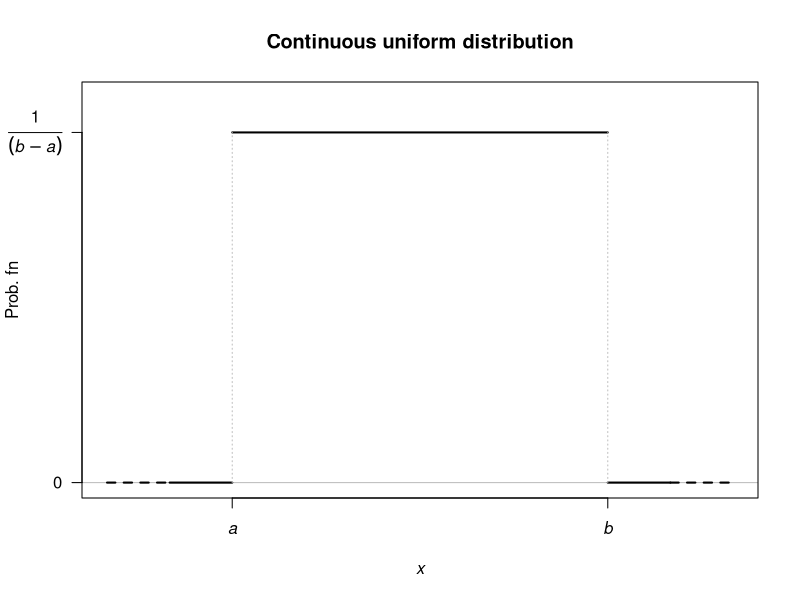
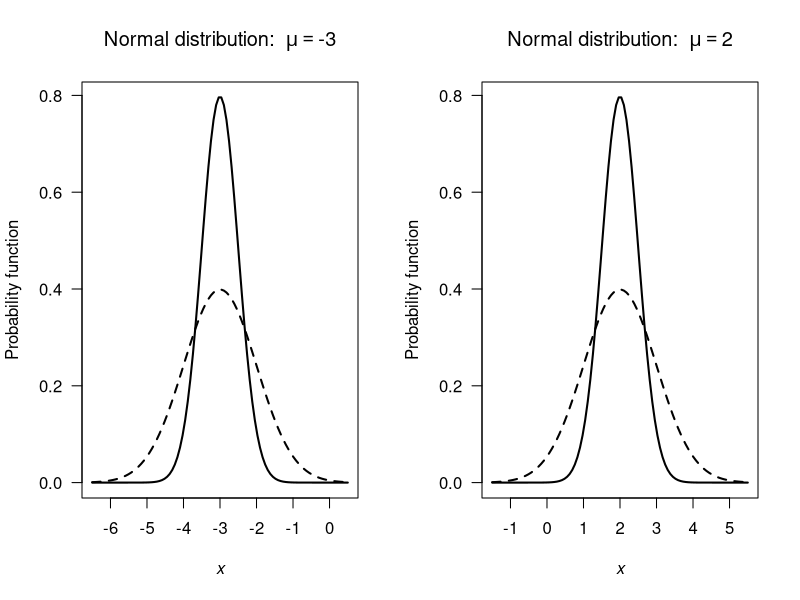
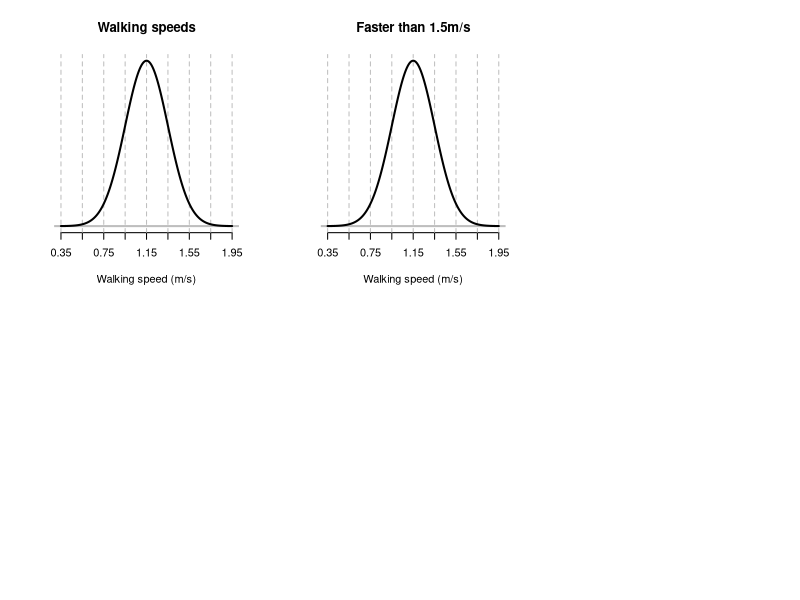

Generate these figures, in order, with R: (Note: this script raises an error after producing the figures.)
## ---- chunk 1
plot( x = c(1, 7),
      y = c(0, 1),
      type = "n",
      ylim = c(0, 1.1),
      xlim = c(-1, 9),
      xlab = expression(italic(x)),
      ylab = "Prob. fn",
      axes = FALSE,
      main = "Continuous uniform distribution")
abline(h = 0,
       col = "grey")
lines(x = c(0, 1),
      y = c(0, 0),
      lwd = 2)
lines(x = c(-1, 0),
      y = c(0, 0),
      lwd = 2,
      lty = 2)
lines(x = c(7, 8),
      y = c(0, 0),
      lwd = 2)
lines(x = c(8, 9),
      y = c(0, 0),
      lwd = 2,
      lty = 2)

axis(side = 1,
     at = c(1, 7),
     labels = c(expression(italic(a)), 
                expression(italic(b)) ) )
axis(side = 2,
     at = c(0, 1),
     label = c(0,
               expression(frac(1, (italic(b) - italic(a))) ) ),
     las = 1)
box()

lines( x = c(1, 7),
       y = c(1, 1),
       lwd = 2)
lines( x = c(1, 1),
       y = c(0, 1),
       col = "grey",
       lty = 3)
lines( x = c(7, 7),
       y = c(0, 1),
       col = "grey",
       lty = 3)
## ---- chunk 2
punif(-0.5, -2, 2) + 
  1 - punif(0.5, -2, 2)
## ---- chunk 3

par(mfrow = c(1, 2))

z <- seq(-3.5, 3.5,
         length = 100)

mu <- c(-3, 2)
sigma <- c(0.5, 1)

for (i in (1:2)){
   x <- mu[i] + z * max(sigma)
   muvalue <- mu[i]
   plot( x,
         dnorm(x, 
               mean = mu[i], 
               sd = sigma[1]),
         type = "l",
         xlab = expression(italic(x)),
         ylab = "Probability function",
         lwd = 2,
         las = 1,
         main = bquote("Normal distribution: " ~ mu == .(muvalue))
         )
   lines( x,
         dnorm(x, 
               mean = mu[i], 
               sd = sigma[2]),
         lty = 2,
         lwd = 2)
   
}
## ---- chunk 4
# Part 1
1 - pnorm(1.5, mean = 1.15, sd = 0.2)

# Part 2
pnorm(1, mean = 1.15, sd = 0.2)

# Part 3
pnorm(1.5, mean = 1.15, sd = 0.2) - 
   pnorm(1, mean = 1.15, sd = 0.2)

# Part 4
qnorm(0.15, mean= 1.15, sd = 0.2)

# Part 5
qnorm(0.95, mean = 1.15, sd = 0.2)
## ---- chunk 5
plotWalking <- function(){
  mu <- 1.15
  sigma <- 0.2
  zseq <- seq(-4, 4,
              length = 500)
  yy <- dnorm(zseq)
  
  xx <- mu + sigma*zseq
  
  z <- seq(-4, 4, 
           by = 1)
  plot(yy ~ xx,
       type = "n",
       las = 1,
       axes = FALSE,
       xlab = "Walking speed (m/s)",
       ylab = "")
  axis(side = 1,
       at = mu + z * sigma)
  abline(h = 0,
         lwd = 2,
         col = "grey")
  abline(v =  mu + z * sigma,
         lwd = 1,
         lty = 2,
         col = "grey")
  lines(yy ~ xx,
       lwd = 2)
  
  return(list( x = xx, 
               y = yy) )
}


par( mfrow = c(2, 3) )
out <- plotWalking()
title(main = "Walking speeds")

out <- plotWalking()
title(main = "Faster than 1.5m/s")
shadeNormal(out$x, 
            out$y,
            lo = 1.5, 
            hi = 10,
            col = plotColour1)

out <- plotWalking()
title(main = "Slower than 1.0m/s")
shadeNormal(out$x, 
            out$y,
            lo = -100, 
            hi = 1,
            col = plotColour1)

out <- plotWalking()
title(main = "Between 1.0m/s and 1.5m/s")
shadeNormal(out$x, 
            out$y,
            lo = 1, 
            hi = 1.5,
            col = plotColour1)

out <- plotWalking()
title(main = "Slowest 15%")
shadeNormal(out$x, 
            out$y,
            hi = qnorm(0.15, mean= 1.15, sd = 0.2),
            lo = -100, 
            col = plotColour1)

out <- plotWalking()
title(main = "Quickest 5%")
shadeNormal(out$x, 
            out$y,
            hi = 100, 
            lo = qnorm(0.90, mean= 1.15, sd = 0.2),
            col = plotColour1)

## ---- chunk 6
qnorm(0.25, # Top 75% = bottom 25% 
      mean = 500,
      sd = 100)
## ---- chunk 7
# Exact
ExactP <- sum( dbinom(x = 35:100,
                      size = 100,
                      prob = 0.30))
ExactP2 <- 1 - pbinom(34, 
                      size = 100,
                      prob = 0.30)
# Normal approx
NormalP <- 1 - pnorm(35, 
                     mean = 30,
                     sd = sqrt(21))
# Normal approx with continuity correction
ContCorrP <- 1 - pnorm(34.5, 
                       mean = 30,
                       sd = sqrt(21))
cat("Exact:" = round(ExactP, 6), "\n") # \n means "new line" 
cat("Exact (alt):" = round(ExactP2, 6), "\n")
cat("Normal approx:" = round(NormalP, 6), "\n")
cat("With correction:" = round(ContCorrP, 6), "\n")
## ---- chunk 8
n <- 100
p <- 0.3

xx <- 33 : 37
pdf.binomial <- dbinom(x = xx,
                       size = n,
                       prob = p)


par( mfrow = c(1, 2))

barplot(pdf.binomial,
        space = 0, #Put bars together to make histogram
        las = 1,
        names = as.character(xx),
        col = "white",
        ylim = c(0, 0.08),
        main = "Without continuity correction",
        xlab = expression(italic(X)),
        ylab = "Prob. function")
# Now, this is plotted with x = 1, 2, 3, 4, 5... so make such normal pdf matches


xx.normal <- seq( min(xx) - 0.5, # Go to left of box
                  max(xx) + 1.0, # Go to right of box
                  by = 0.01)
pdf.normal <- dnorm(x = xx.normal,
                    mean = n * p,
                    sd = sqrt(n * p * (1 - p) ) )

# SO: 0.5 on the barplot is equivalent to 33 
# SO: 4.5 on the barplot is equivalent to 37
# NOTE: Diff as always 32.5
x.normal.rescaled <- xx.normal - 32.5 # Rescale to barchart scale
shading <- (x.normal.rescaled > 2.4999)

lines( x =  x.normal.rescaled,
       y = pdf.normal,
       lwd = 2)
# Shade
polygon( x = c(2.5, 
               x.normal.rescaled[shading], 
               5.5),
         y = c(0, 
               pdf.normal[shading], 
               0),
         col = plotColour)





barplot(pdf.binomial,
        space = 0, #Put bars together to make histogram
        las = 1,
        names = as.character(xx),
        col = "white",
        ylim = c(0, 0.08),
        main = "With continuity correction",
        xlab = expression(italic(X)),
        ylab = "Prob. function")
# Now, this is plotted with x = 1, 2, 3, 4, 5... so make such normal pdf matches


xx.normal <- seq( min(xx) - 0.5, # Go to left of box
                  max(xx) + 1.0, # Go to right of box
                  by = 0.01)
pdf.normal <- dnorm(x = xx.normal,
                    mean = n * p,
                    sd = sqrt(n * p * (1 - p) ) )

# SO: 0.5 on the barplot is equivalent to 33 
# SO: 4.5 on the barplot is equivalent to 37
# NOTE: Diff as alway 32.5
x.normal.rescaled <- xx.normal - 32.5 # Rescale to barchart scale
shading <- (x.normal.rescaled > 1.9999)

lines( x =  x.normal.rescaled,
       y = pdf.normal,
       lwd = 2)
# Shade
polygon( x = c(2, 
               x.normal.rescaled[shading], 
               5.5),
         y = c(0, 
               pdf.normal[shading], 
               0),
         col = plotColour)


## ---- chunk 9
CCTable.caption <- "Some events and their probabilities for the die-rolling example, computed using the binomial distribution (exact) and the normal approximation using the continuity correction. The accuracy of the approximation is generally very good."

prob <- 1/6
n <- 100
mn <- n * prob
stdev <- sqrt( n * prob * (1 - prob) )

CCTable <- array( "",
                  dim = c(5, 5) )
colnames(CCTable) <- c("Event (binomial)",
                       "Prob (binomial)",
                       " ",  # Spacer
                       "Event (normal)",
                       "Prob (normal)")

CCTable[1, ] <- c("$\\Pr(X \\lt 10)$",
                  round(pbinom(9, prob = prob, size = n), 4),
                  "",
                  "$\\Pr(Y \\lt 9.5)$",
                  round( pnorm(10, mean = mn, sd = stdev), 4) )
CCTable[2, ] <- c("$\\Pr(X \\le 15)$",
                  round(pbinom(15, prob = prob, size = n), 4),
                  "",
                  "$\\Pr(Y \\lt 15.5)$",
                  round( pnorm(15.5, mean = mn, sd = stdev), 4) )

CCTable[3, ] <- c("$\\Pr(X \\gt 17)$",
                  round(1 - pbinom(17, prob = prob, size = n), 4),
                  "",
                  "$\\Pr(Y \\gt 17.5)$",
                  round( 1 - pnorm(17.5, mean = mn, sd = stdev), 4) )

CCTable[4, ] <- c("$\\Pr(X \\ge 21)$",
                  round(1 - pbinom(20, prob = prob, size = n), 4),
                  "",
                  "$\\Pr(Y \\gt 20.5)$",
                  round( 1 - pnorm(20.5, mean = mn, sd = stdev), 4) )

CCTable[5, ] <- c("$\\Pr(15 \\lt X \\le 17)$",
                  round(pbinom(17, prob = prob, size = n) - pbinom(16, prob = prob, size = n), 4),
                  "",
                  "$\\Pr(15.5 \\lt Y \\lt 17.5)$",
                  round( pnorm(16.5, mean = mn, sd = stdev) - pnorm(15.5, mean = mn, sd = stdev), 4) )

if( knitr::is_latex_output() ) {
CCTable[1, ] <- c("$\\Pr(X < 10)$",
                  round(pbinom(9, prob = prob, size = n), 4),
                  "",
                  "$\\Pr(Y < 9.5)$",
                  round( pnorm(10, mean = mn, sd = stdev), 4) )
CCTable[2, ] <- c("$\\Pr(X \\le 15)$",
                  round(pbinom(15, prob = prob, size = n), 4),
                  "",
                  "$\\Pr(Y < 15.5)$",
                  round( pnorm(15.5, mean = mn, sd = stdev), 4) )

CCTable[3, ] <- c("$\\Pr(X > 17)$",
                  round(1 - pbinom(17, prob = prob, size = n), 4),
                  "",
                  "$\\Pr(Y > 17.5)$",
                  round( 1 - pnorm(17.5, mean = mn, sd = stdev), 4) )

CCTable[4, ] <- c("$\\Pr(X \\ge 21)$",
                  round(1 - pbinom(20, prob = prob, size = n), 4),
                  "",
                  "$\\Pr(Y > 20.5)$",
                  round( 1 - pnorm(20.5, mean = mn, sd = stdev), 4) )

CCTable[5, ] <- c("$\\Pr(15 < X \\le 17)$",
                  round(pbinom(17, prob = prob, size = n) - pbinom(15, prob = prob, size = n), 4),
                  "",
                  "$\\Pr(15.5 < Y < 17.5)$",
                  round( pnorm(17.5, mean = mn, sd = stdev) - pnorm(15.5, mean = mn, sd = stdev), 4) )

  knitr::kable(CCTable,
               format = "latex",
               booktabs = TRUE,
               align = "r",
               longtable = FALSE,                
               escape = FALSE,
               linesep = c("", "", "\\addlinespace"),
               caption = CCTable.caption) %>%
    kable_styling(font_size = 10) %>%
    row_spec(0, bold = TRUE) 
}
if( knitr::is_html_output() ) {
CCTable[1, ] <- c("$\\Pr(X \\lt 10)$",
                  round(pbinom(9, prob = prob, size = n), 4),
                  "",
                  "$\\Pr(Y \\lt 9.5)$",
                  round( pnorm(10, mean = mn, sd = stdev), 4) )
CCTable[2, ] <- c("$\\Pr(X \\le 15)$",
                  round(pbinom(15, prob = prob, size = n), 4),
                  "",
                  "$\\Pr(Y \\lt 15.5)$",
                  round( pnorm(15.5, mean = mn, sd = stdev), 4) )

CCTable[3, ] <- c("$\\Pr(X \\gt 17)$",
                  round(1 - pbinom(17, prob = prob, size = n), 4),
                  "",
                  "$\\Pr(Y \\gt 17.5)$",
                  round( 1 - pnorm(17.5, mean = mn, sd = stdev), 4) )

CCTable[4, ] <- c("$\\Pr(X \\ge 21)$",
                  round(1 - pbinom(20, prob = prob, size = n), 4),
                  "",
                  "$\\Pr(Y \\gt 20.5)$",
                  round( 1 - pnorm(20.5, mean = mn, sd = stdev), 4) )

CCTable[5, ] <- c("$\\Pr(15 \\lt X \\le 17)$",
                  round(pbinom(17, 
                               prob = prob, 
                               size = n) - 
                          pbinom(15, 
                                 prob = prob, 
                                 size = n), 
                        4),
                  "",
                  "$\\Pr(15.5 \\lt Y \\lt 17.5)$",
                  round( pnorm(17.5, 
                               mean = mn, 
                               sd = stdev) - 
                           pnorm(15.5, 
                                 mean = mn, 
                                 sd = stdev), 
                         4) )

  knitr::kable(CCTable,
               escape = TRUE,
               format = "html",
               booktabs = TRUE,
               align = "r",
               longtable = FALSE,                
               caption = CCTable.caption) %>%
    row_spec(0, bold = TRUE) 
}
## ---- chunk 10
x <- seq(0, 10,
         length = 100)

lambda <- c(0.5, 1, 2)

for (i in (1:length(lambda))){
  lambdai <- lambda[i]
  if (i == 1) {
     plot(x = x,
          y = dexp(x,
                   rate = 1/lambda[i]),
          xlab = expression(italic(x)),
          ylab = "Probability function",
          lwd = 2,
          las = 1,
          ylim = c(0, 1.5),
          type = "l",
          main = "Exponential distributions")
  } else {
    lines(x = x,
          y = dexp(x,
                   rate = 1/lambda[i]),
          lty = i,
          lwd = 2)
  }
}

legend( "topright",
        lty = 1:3,
        lwd = 2,
        legend = c(bquote(lambda == 0.5),
                   bquote(lambda == 1),
                   bquote(lambda == 2) )
        )
## ---- chunk 11
NP <- read.csv("Data/NervePulses.csv")

hist(NP$WaitTime,
     xlab = "Time between pulses (seconds)",
     ylab = "Density",
     main = "Nerve pulse wait times",
     col = "white",
     freq = FALSE,
     ylim = c(0, 4),
     las = 1,
     breaks = seq(0, 1.4, by = 0.1) )

beta <- mean(NP$WaitTime)
xx <- seq(0, 1.4, 
          by = 0.01)

lines( x = xx,
       y = dexp(xx, rate = 1/beta),
       lwd = 2,
       col = plotColour)


## ---- chunk 12

par( mfrow = c(2, 2))

alpha <- c(0.7, 2,
           3, 6)
beta <- c(0.5, 1, 2)


for (i in (1:length(alpha))){
  alphai <- alpha[i]
  
  if ( (i == 1) | ( i == 2 ) ) xmax <- 8
  if (i == 3) xmax <- 10
  if (i == 4) xmax <- 12
  
  x <- seq(0, xmax,
           length = 100)

  plot(x = x,
       y = dgamma(x,
                  shape = alphai,
                  scale = beta[1]),
       xlab = expression(italic(x)),
       ylab = "Prob. density",
       las = 1,
       lwd = 2,
       col = plotColour1,
       type = "l",
       main = bquote("Gamma distributions:" ~ alpha == .(alphai) ) ) 

  lines( x = x,
         y = dgamma(x,
                  shape = alphai,
                  scale = beta[2]),
         col = plotColour1,
         lty = 2,
         lwd = 2)
  lines( x = x,
         y = dgamma(x,
                  shape = alphai,
                  scale = beta[3]),
         col = plotColour1,
         lty = 3,
         lwd = 2)
  legend("topright",
         lwd = 2,
         lty = 1:3,
         bty = "n",
         col = plotColour1,
         legend = c(bquote( beta == .(beta[1])),
                    bquote( beta == .(beta[2])),
                    bquote( beta == .(beta[3]))))

}
## ---- chunk 13
RainTable <- array(dim = c(9, 7))

RainTable[1, ] <- c("0--5",   1631, 1639, "", "46--50",   18, 12)
RainTable[2, ] <- c("6--10",  115,   106, "", "51--60",   18, 20)
RainTable[3, ] <- c("11--15",  67,    62, "", "61--70",   13, 15)
RainTable[4, ] <- c("16--20",  42,    44, "", "71--80",   13, 12)
RainTable[5, ] <- c("21--25",  27,    32, "", "81--90",    8, 9)
RainTable[6, ] <- c("26--30",  26,    26, "", "91--100",   8, 7)
RainTable[7, ] <- c("31--35",  19,    21, "", "101--125", 16, 12)
RainTable[8, ] <- c("36--40",  14,    17, "", "126--150",  7, 7)
RainTable[9, ] <- c("41--45",  12,    14, "", "151--425", 14, 13)



if( knitr::is_latex_output() ) {
  knitr::kable(RainTable,
               format = "latex",
               booktabs = TRUE,
               align = c("c", "r", "r", "c", "c", "r", "r"),
               col.names = c("Rainfall (mm)",
                             "Observed",
                             "Modelled",
                             " ",
                             "Rainfall (mm)",
                             "Observed",
                             "Modelled"),
               longtable = FALSE,                
               escape = FALSE,
               caption = "The gamma distribution used to model Sydney daily rainfall") %>%
    kable_styling(font_size = 10) %>%
    row_spec(0, bold = TRUE) 
}
if( knitr::is_html_output() ) {
  knitr::kable(RainTable,
               escape = TRUE,
               format = "html",
               booktabs = TRUE,
               align = c("c", "r", "r", "c", "c", "r", "r"),
               col.names = c("Rainfall (mm)",
                             "Observed",
                             "Modelled",
                             " ",
                             "Rainfall (mm)",
                             "Observed",
                             "Modelled"),
               longtable = FALSE,                
               caption = "The gamma distribution used to model Sydney daily rainfall") %>%
    row_spec(0, bold = TRUE) 
}

## ---- chunk 14
# Integrate
integrate(dgamma, # The gamma distribution prob. fn
          lower = 3,
          upper = Inf,  # "Inf" means "infinity"
          shape = 2,
          scale = 1)

# Directly
1 - pgamma(3,
           shape = 2,
           scale = 1)
## ---- chunk 15

par(mfrow = c(1, 2))

x <- seq(0, 1, 
         length = 100)

m <- c(0.5, 0.1, 4, 6)
n <- c(0.5, 2, 4, 2)


plot( x = x,
      y = dbeta(x = x,
                shape1 = m[1],
                shape2 = n[1]),
      xlab = expression(italic(x)),
      ylab = "Probability function",
      lwd = 2,
      type = "l",
      las = 1,
      ylim = c(0, 3),
      main = "Beta distributions")
lines( x = x,
       y = dbeta(x = x,
                 shape1 = m[2],
                 shape2 = n[2]),
       lwd = 2,
       lty = 2)
lines( x = x,
       y = dbeta(x = x,
                 shape1 = m[3],
                 shape2 = n[3]),
       lwd = 2,
       lty = 3)
lines( x = x,
       y = dbeta(x = x,
                 shape1 = m[4],
                 shape2 = n[4]),
       lwd = 2,
       lty = 4)

# Now have a panel just for the legend!
plot( x = c(1, 5),
      y = c(1, 5),
      axes = FALSE,
      xlab = "",
      ylab = "",
      type = "n")

legend("right",
       lty = 1:4,
       lwd = 2,
       bty = "n",
       legend = c( bquote(italic(m)== .(m[1])~and~italic(n)==.(n[1])),
                   bquote(italic(m)== .(m[2])~and~italic(n)==.(n[2])),
                   bquote(italic(m)== .(m[3])~and~italic(n)==.(n[3])),
                   bquote(italic(m)== .(m[4])~and~italic(n)==.(n[4])) )
)



## ---- chunk 16
1 - pbeta(0.9, 
          shape1 = 4, 
          shape2 = 2)
## ---- chunk 17
set.seed(107283)
## ---- chunk 18
rnorm(3, # Generate three random numbers...
      mean = 4,     # ... with mean = 4
      sd = 2)       # ... with sd = 2
## ---- chunk 19
1 - pnorm(173, mean = 163, sd = 5)
## ---- chunk 20
set.seed(17283)
## ---- chunk 21
htW <- rnorm(1000,  # One thousand women
             mean = 163,  # Mean ht
             sd = 5)      # Sd of height
pcTallWomen <- sum( htW > 173 )/1000 * 100

cat("Percentage 'tall' women:", pcTallWomen, '%\n')
## ---- chunk 22
set.seed(107423)
## ---- chunk 23
personSex <- rbinom(1000,  # Select sex of each person
                    1,
                    0.44) # So 0 = Female; 1 = Male

htP <- rnorm(1000,  # change ht parameters according to sex
             mean = ifelse(personSex == 1,
                           175,
                           163),
             sd = ifelse(personSex == 1,
                         7, 
                         5))

pcTallPeople <- sum( htP > 173 )/1000 * 100
pcFemales <- sum( personSex == 0 ) / 1000 * 100

cat("Percentage 'tall' people:", pcTallPeople, '%\n\n')
cat("Percentage females:", pcFemales, '%\n\n')
cat("Percentage of 'tall' people that are female:", 
    round( sum(htP > 173 & personSex == 0) / sum(htP > 173) * 100, 1),
    '%\n\n')
cat("Variance of heights: ", var(htP), "\n")
## ---- chunk 24
par( mfrow = c(1, 2))

hist( htW, 
      xlab = "Heights (in cm)",
      main = "Heights: women",
      xlim = c(140, 200),
      ylim = c(0, 400),
      las = 1)
hist( htP, 
      xlab = "Heights (in cm)",
      main = "Heights: women and men",
      xlim = c(140, 200),
      ylim = c(0, 400),
      las = 1)
## ---- chunk 25
par( mar = c(1, 1, 1, 1) )

#theta <- seq(0, 2 * pi, 
#             length = 20)
# cat(theta, "\n")
# Silly buggers happening with this. No idea what is going on

x.tmp <- seq(-1, 1,
         length = 500)
x <- c(x.tmp, 
       rev(x.tmp))
y <- c( sqrt(1 - x.tmp^2),
        rev( -sqrt(1 - x.tmp^2)))

buffer <- c(-0.1, 0.1)
plot(x = x, 
     y = y,
     type = "l",
     asp = 1,
     lwd = 2,
     xlab = "",
     ylab = "",
     main = "",
     xlim = c(-1, 1) + buffer,
     ylim = c(-1, 1) + buffer,
     axes = FALSE)

# Plot point of interest
points( x = 0,
        y = 1,
        pch = 19,
        col = "red",
        cex = 2)

# Plot the points A and B, and arrow between them
angleUp   <-  pi/3
angleDown <- -pi/3

lines(x = c(0, 0.5),
      y = c(0, -sqrt(3)/2),
            col = "grey",
            lwd = 3)

lines(x = c(0, 0.5),
      y = c(0, sqrt(3)/2),
            col = "grey",
            lwd = 3)

arrows(x0 = 0.5,
       x1 = 0.5,
       y0 =  sqrt(3)/2 - 0.1,
       y1 = -sqrt(3)/2 + 0.1,
       col = "grey",
       code = 3,
       lty = 1,
       lwd = 2,
       angle = 15,
       length = 0.15)
text(x = 0.5,
     y = 0,
     pos = 4,
     label = expression( sqrt(italic(3))))

points( x = 0.5,
        y = sqrt(3)/2,
        pch = 19,
        col = "black",
        cex = 1)
points( x = 0.5,
        y = -sqrt(3)/2,
        pch = 19,
        col = "black",
        cex = 1)
text( x = 0.5,
      y = sqrt(3)/2,
      pos = 3,
      label = expression(italic(A)))
text( x = 0.5,
      y = -sqrt(3)/2,
      pos = 1,
      label = expression(italic(B)))

# Plot centre
points( x = 0,
        y = 0,
        pch = 19,
        col = "black",
        cex = 1)

